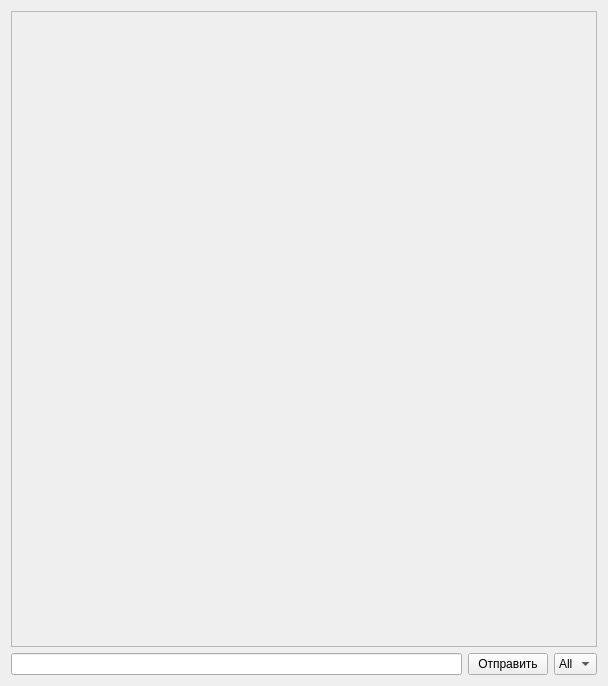
<?xml version="1.0" encoding="UTF-8"?>
<ui version="4.0">
 <class>Widget</class>
 <widget class="QWidget" name="Widget">
  <property name="geometry">
   <rect>
    <x>0</x>
    <y>0</y>
    <width>608</width>
    <height>686</height>
   </rect>
  </property>
  <property name="windowTitle">
   <string>Form</string>
  </property>
  <layout class="QVBoxLayout" name="verticalLayout">
   <item>
    <widget class="QScrollArea" name="scrollArea">
     <property name="widgetResizable">
      <bool>true</bool>
     </property>
     <widget class="QWidget" name="scrollAreaWidgetContents">
      <property name="geometry">
       <rect>
        <x>0</x>
        <y>0</y>
        <width>588</width>
        <height>635</height>
       </rect>
      </property>
      <layout class="QVBoxLayout" name="verticalLayout_2"/>
     </widget>
    </widget>
   </item>
   <item>
    <layout class="QHBoxLayout" name="horizontalLayout">
     <item>
      <widget class="QLineEdit" name="inputText"/>
     </item>
     <item>
      <widget class="QPushButton" name="sendButton">
       <property name="text">
        <string>Отправить</string>
       </property>
      </widget>
     </item>
     <item>
      <widget class="QComboBox" name="users">
       <item>
        <property name="text">
         <string>All</string>
        </property>
       </item>
      </widget>
     </item>
    </layout>
   </item>
  </layout>
 </widget>
 <resources/>
 <connections/>
</ui>
